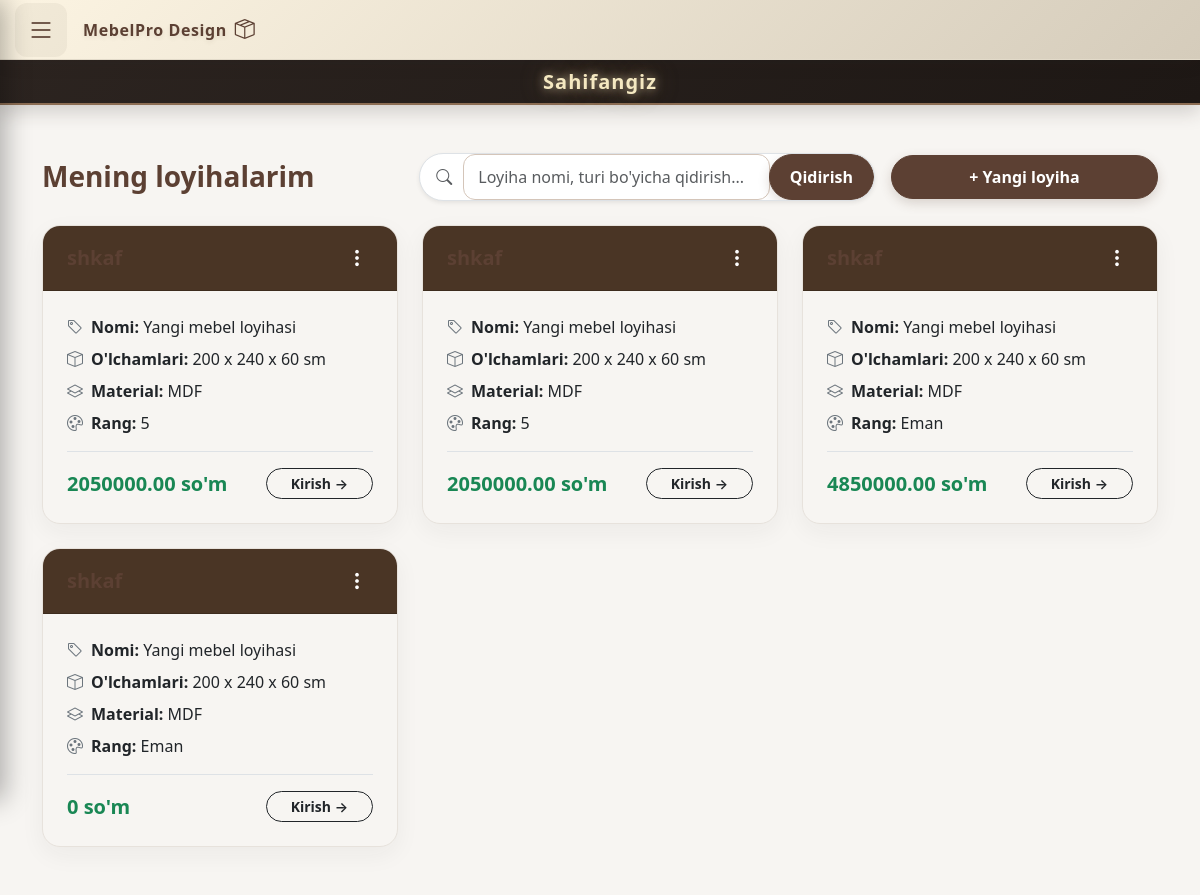
Before: /furniture/projects/ (signed in) with the older database file.
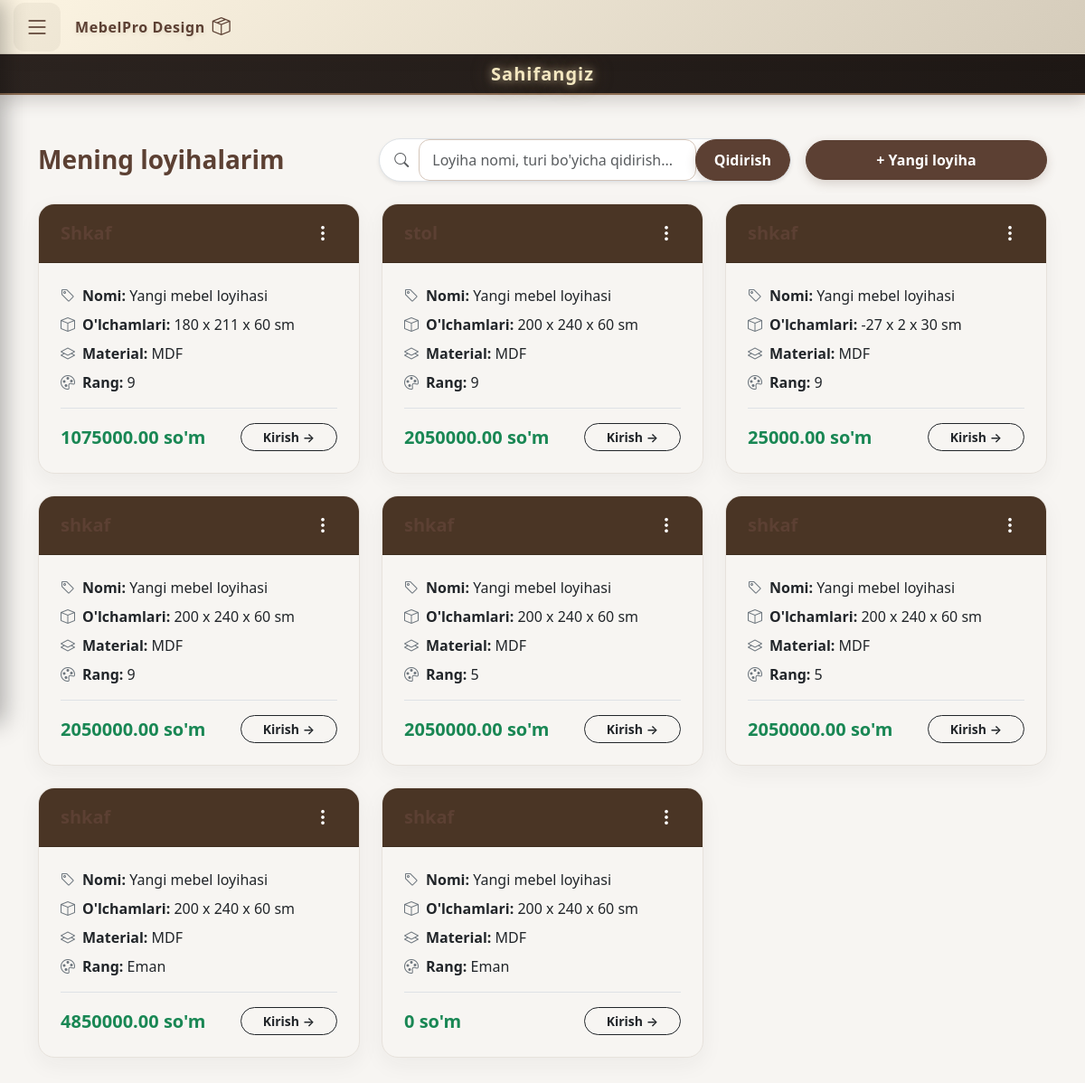
After: the same page with the newer database file.
### furniture/models.py (models this page shows, shortened)
class FurnitureProject(models.Model):
    FURNITURE_TYPES = [
        ('Shkaf', 'Shkaf'),
        ('Stol', 'Stol'),
        ('Oshxona mebeli', 'Oshxona mebeli'),
        ('Krovat', 'Krovat'),
        ('Komod', 'Komod'),
        ('Tumbochka', 'Tumbochka'),
    ]
    user = models.ForeignKey(
        User, on_delete=models.CASCADE, related_name='projects'
    )
    title = models.CharField(max_length=200, default='Yangi mebel loyihasi')
    favorites = models.ManyToManyField(User, related_name='favorite_projects', blank=True, verbose_name="Sevimlilar")
    furniture_type = models.CharField(
        max_length=50, choices=FURNITURE_TYPES, default='shkaf'
    )
    width = models.IntegerField(default=200, verbose_name='Eni')
    height = models.IntegerField(default=240, verbose_name="Bo'yi")
    depth = models.IntegerField(default=60, verbose_name='Chuqurligi')
    doors_count = models.IntegerField(default=4, verbose_name='Eshiklar soni')
    shelves_count = models.IntegerField(default=5, verbose_name='Tokchalar soni')
    material = models.CharField(max_length=50, default='MDF')
    thickness = models.CharField(max_length=20, default='18 mm')
    color = models.CharField(max_length=50, default='Eman')
    square_meters = models.DecimalField(
        max_digits=10, decimal_places=2, default=0, verbose_name="Maydoni (kv.m)"
    )
    price_per_unit = models.DecimalField(
        max_digits=12, decimal_places=2, default=0, verbose_name="1 kv.m narxi"
    )
    estimated_price = models.DecimalField(
        max_digits=12, decimal_places=2, default=4850000.00
    )
    created_at = models.DateTimeField(auto_now_add=True)

### furniture/views.py (the view)
# urls.py: path('projects/', views.my_projects_view, name='my_projects'),
@maker_required
def my_projects_view(request):
    query = request.GET.get('q', '').strip()
    projects = FurnitureProject.objects.all().order_by('-created_at')
    if query:
        projects = projects.filter(
            Q(title__icontains=query) | Q(furniture_type__icontains=query) | Q(material__icontains=query)
        )
    return render(request, 'furniture/projects.html', {'projects': projects, 'query': query})

### furniture/views.py (called while the page is built)
def maker_required(view_func):
    @login_required
    @wraps(view_func)
    def wrapper(request, *args, **kwargs):
        u = request.user
        is_maker = hasattr(u, 'userprofile') and u.userprofile.role == 'maker'
        if u.is_superuser or u.is_staff or is_maker:
            return view_func(request, *args, **kwargs)
        messages.error(request, "Bu sahifa faqat mebelchilar uchun!")
        return redirect('home')  # ochiq sahifa: redirect aylanishi bo'lmaydi
    return wrapper

### templates/furniture/projects.html (shortened to what this page needs)
{% extends 'base.html' %}
{% block content %}
<div class="container py-4">
    <div class="row align-items-center mb-4 g-3">
        <div class="col-md-4">
            <h3 class="fw-bold m-0 text-primary">Mening loyihalarim</h3>
        </div>
        <div class="col-md-5">
            <form method="GET" action="{% url 'my_projects' %}" class="d-flex">
                <div class="input-group shadow-sm rounded-pill overflow-hidden border bg-white">
                    <span class="input-group-text bg-transparent border-0 ps-3 text-muted">
                        <i class="bi bi-search"></i>
                    </span>
                    <input type="text" name="q" value="{{ query|default:'' }}" class="form-control border-0 shadow-none py-2" placeholder="Loyiha nomi, turi bo'yicha qidirish...">
                    <button class="btn btn-primary px-4 fw-semibold" type="submit">Qidirish</button>
                </div>
            </form>
        </div>
        <div class="col-md-3 text-md-end">
            <a href="{% url 'create_project' %}" class="btn btn-primary fw-bold px-4 py-2 rounded-pill shadow-sm w-100 w-md-auto">
                + Yangi loyiha
            </a>
        </div>
    </div>
    <div class="row g-4">
        {% for project in projects %}
        <div class="col-md-4">
            <div class="card border-0 shadow-sm rounded-4 overflow-hidden h-100 d-flex flex-column bg-white">
                <div class="card-header text-white d-flex justify-content-between align-items-center py-3 px-4" style="background-color: #4a3525;">
                    <h5 class="m-0 fw-bold">{{ project.furniture_type|default:"Shkaf" }}</h5>
                    <div class="dropdown">
                        <button class="btn btn-link text-white p-0 text-decoration-none shadow-none d-flex align-items-center justify-content-center" type="button" data-bs-toggle="dropdown" aria-expanded="false" style="width: 32px; height: 32px;">
                            <i class="bi bi-three-dots-vertical fs-5 text-white"></i>
                        </button>
                    </div>
                </div>
                <div class="card-body p-4">
                    <div class="mb-2 d-flex align-items-center">
                        <i class="bi bi-tag me-2 text-secondary fs-6"></i>
                        <span><strong>Nomi:</strong> <span class="text-dark">{{ project.title }}</span></span>
                    </div>
                    <div class="mb-2 d-flex align-items-center">
                        <i class="bi bi-box me-2 text-secondary fs-6"></i>
                        <span><strong>O'lchamlari:</strong> <span class="text-dark">{{ project.width }} x {{ project.height }} x {{ project.depth }} sm</span></span>
                    </div>
                    <div class="mb-2 d-flex align-items-center">
                        <i class="bi bi-layers me-2 text-secondary fs-6"></i>
                        <span><strong>Material:</strong> <span class="text-dark">{{ project.material|default:"MDF" }}</span></span>
                    </div>
                    <div class="mb-3 d-flex align-items-center">
                        <i class="bi bi-palette me-2 text-secondary fs-6"></i>
                        <span><strong>Rang:</strong> <span class="text-dark">{{ project.color|default:"Ko'rsatilmagan" }}</span></span>
                    </div>
                    <div class="mt-auto pt-3 border-top d-flex justify-content-between align-items-center">
                        <h5 class="fw-bold m-0 text-success">{{ project.estimated_price|default:"0" }} so'm</h5>
                        <a href="{% url 'craftsman_project_detail' project.pk %}" class="btn btn-outline-dark rounded-pill px-4 btn-sm fw-semibold">
                            Kirish &rarr;
                        </a>
                    </div>
                </div>
            </div>
        </div>
        {% endfor %}
    </div>
</div>
{% endblock %}

Changed rows visible on the page:
added FurnitureProject: title "Yangi mebel loyihasi", width "180", height "211", depth "60", material "MDF", color "9", estimated_price "1075000.00"
added FurnitureProject: title "Yangi mebel loyihasi", width "200", height "240", depth "60", material "MDF", color "9", estimated_price "2050000.00"
added FurnitureProject: title "Yangi mebel loyihasi", width "-27", height "2", depth "30", material "MDF", color "9", estimated_price "25000.00"
added FurnitureProject: title "Yangi mebel loyihasi", width "200", height "240", depth "60", material "MDF", color "9", estimated_price "2050000.00"
